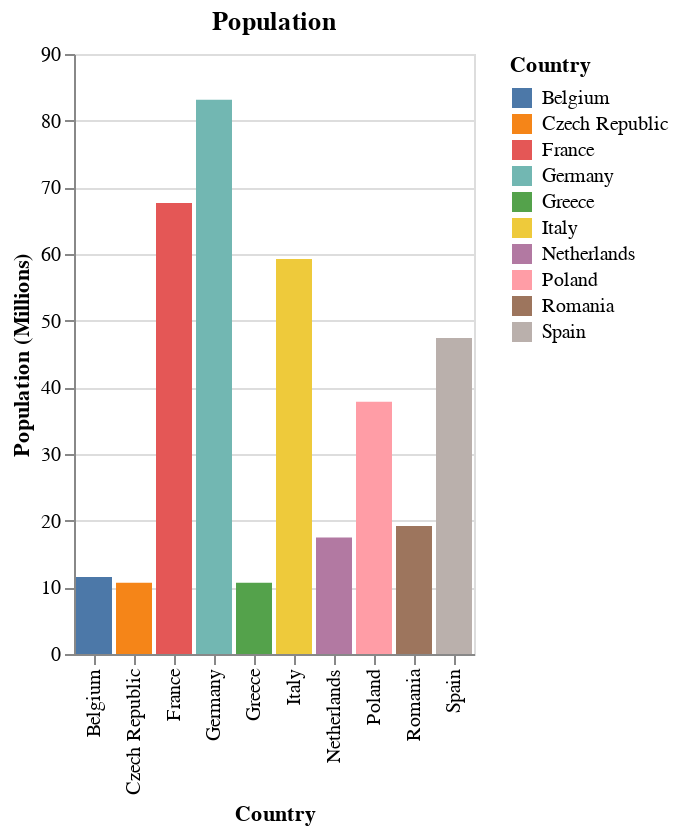

Notebook code cell kept with this figure:
### Markdown cell above
We can now change the configuration so that each bar is encoded in a different color. To do so, we change the parameters that the "encode" function receives. In this case, we ask Altair to change the color of the bars according to a variable, the country name. This can be made in a very simple way:

### Code cell
#@title Bar charts with colors per categories
import altair as alt
import pandas as pd

# Data
data = pd.DataFrame(
    {'Country': ['Germany', 'France', 'Italy', 'Spain', 'Poland', 'Romania',
                 'Netherlands', 'Belgium', 'Czech Republic', 'Greece'],
     'Population (Millions)': [83.155, 67.657, 59.236, 47.399, 37.840,
                               19.202, 17.475, 11.555, 10.702, 10.679]})

alt.Chart(data).mark_bar().encode(
    alt.X('Country:N'),
    alt.Y('Population (Millions):Q'),
    alt.Color('Country')                # Color depends on the country value
).properties(title = 'Population')

### Figure 1 — Vega-Lite specification as saved in the notebook (floating-point values rounded to 4 significant figures)
{"config": {"view": {"continuousWidth": 300, "continuousHeight": 300}}, "data": {"name": "data-f6b9c74f42fdb9460992b876d024c83c"}, "mark": {"type": "bar"}, "encoding": {"color": {"field": "Country", "type": "nominal"}, "x": {"field": "Country", "type": "nominal"}, "y": {"field": "Population (Millions)", "type": "quantitative"}}, "title": "Population", "$schema": "https://vega.github.io/schema/vega-lite/v5.14.1.json", "datasets": {"data-f6b9c74f42fdb9460992b876d024c83c": [{"Country": "Germany", "Population (Millions)": 83.16}, {"Country": "France", "Population (Millions)": 67.66}, {"Country": "Italy", "Population (Millions)": 59.24}, {"Country": "Spain", "Population (Millions)": 47.4}, {"Country": "Poland", "Population (Millions)": 37.84}, {"Country": "Romania", "Population (Millions)": 19.2}, {"Country": "Netherlands", "Population (Millions)": 17.48}, {"Country": "Belgium", "Population (Millions)": 11.55}, {"Country": "Czech Republic", "Population (Millions)": 10.7}, {"Country": "Greece", "Population (Millions)": 10.68}]}}
